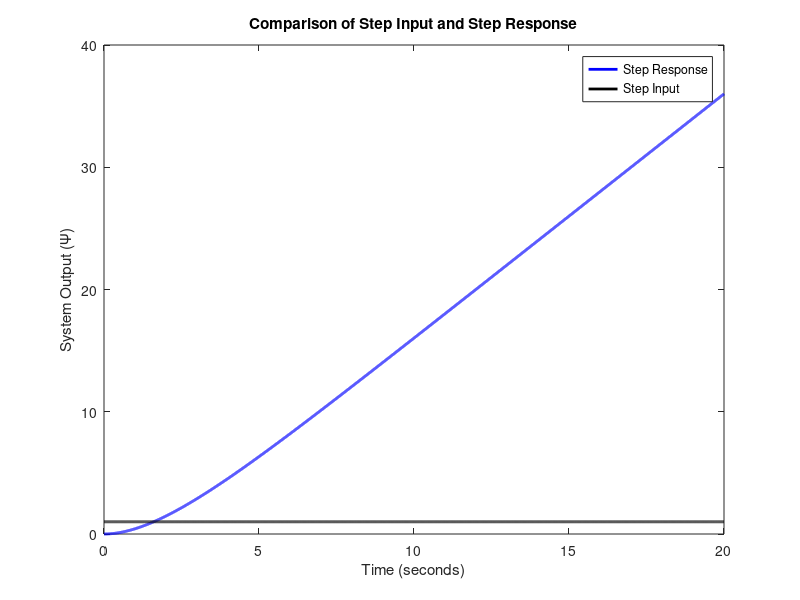

MATLAB code to generate this figure:
%% EGB242 Assignment 2, Section 2 %%
% This file is a template for your MATLAB solution to Section 2.
%
% Before starting to write code, generate your data with the ??? as
% described in the assignment task.

%% Initialise workspace
clear all; close all;

% Begin writing your MATLAB solution below this line.

%% 2.1
% samples = 10^4;
% tvec = linspace(0,20, samples +1);
% tvec(end) = [];
% 
% gm = @(t) 2*(-2 + t + 2*exp(-0.5*t));
% gmvec = gm(tvec);
% 
% figure;
% plot(tvec, gmvec);
% title('DC Motor System Step Response Output');
% xlabel('Time (seconds)');
% ylabel('Voltage Output (\Psi)');

%% 2.1

% Constants
Km = 1;          % Motor constant
alpha = 0.5;     % Motor time constant

% Define Transfer Function G(s)
s = tf('s');
G = Km / (s * (s + alpha));

% Time Vector
samples = 10^4;  % Number of samples
t = linspace(0, 20, samples);  % Time vector from 0 to 20 seconds

% Calculate the Step Response of the System
[y, t_out] = step(G, t);

% Create the Step Input
step_input = ones(size(t_out));  % Step input is 1 for all t

% Plotting
figure;
plot(t_out, y, 'b-', 'LineWidth', 2);         % Step response in blue
hold on;
plot(t_out, step_input, 'black-', 'LineWidth', 2); % Step input in red dashed line
title('Comparison of Step Input and Step Response');
xlabel('Time (seconds)');
ylabel('System Output (\Psi)');
legend('Step Response', 'Step Input');

%% 2.2


%% helper functions

% function definitions in matlab either need to be in their own file,
% or can be in at the bottom of a script.
% if you want to these functions outside this lab, feel free to 
% move them into their own file, just make sure the filename is the same 
% as the function name, ie timevec.m, freqvec.m


function t= timevec(t0, t0_plus_T, n)
% Creates time vector, where upper limit is non-inclusive
%          t0 <= t < t0_plus_T
%   It is the responsibility of the user to ensure that for the use-case
%   that they want the lower limit included, and the upper-limit 
%   not included.
%
%   Args:
%   t0 = start time
%   t0_plus_T = end time (t0 + T)
%   n = number of samples

    t = linspace(t0, t0_plus_T, n + 1);
    t = t(1:end - 1);
end

%% helper functions

function f=freqvec(fs, n)
% Creates frequency vector suitable for plotting magnitude/phase spectrum
%
%  This function emulates the np.fft.freqvec function from python, but will
%  also make sure that the frequency vector has been shifted correctly, so
%  that the first index is for the lowest frequency, highest index is for
%  highest and that the middle frequency is DC.

%  https://numpy.org/doc/stable/reference/generated/numpy.fft.fftfreq.html
%  
%  The frequency vector will be slightly different if the sequence is of 
%  even length or odd length. The specifics of this has to do with 
%  properties of the Discrete Fourier Transform (DTF), which is what the
%  FFT algorigthm actually computes. Will likely cover
%  this in your Digital signal processing class. The main thing to know is 
%  that this function will create a frequency vector that will ensure the DC
%  Component is at the correct location. For now, can just take our
%  word for it, and know what the function does and what it will return.
%
% 
%  For even length signals, our frequency vector will be of the form,
%        -fs/2 <= f < fs/2
%  For odd length signals, will be,
%        -fs/ 2 < f < fs/2
%
%  Args:
%  fs = sample frequency in Hz
%  n = length of the time vector/number of samples


    % if is an even sequence length, generating the frequency vector
    % is just like doing it for our time vector in the timevec function
    if mod(n, 2) == 0
        f_str = sprintf('Generating freq vec\n [%.2f, %.2f)\n', -fs/2, fs/2);
        disp(f_str);
        % compute the frequency vector
        f = linspace(-fs / 2, fs / 2, n + 1);
        f = f(1:end - 1); 
    % otherwise is of odd length
    else        
        f_str = sprintf('Generating freq vec\n (%.2f, %.2f)\n', ...
            -(n -1)/2 * fs / n, (n -1)/2 * fs / n);
        disp(f_str);
        % compute the frequency vector
        f = linspace(-(n -1)/ 2, (n -1) / 2, n) * fs / n;
    end
end
